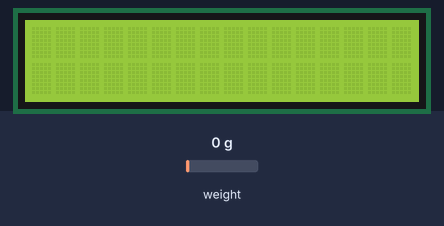
This sketch was run on a simulated Arduino Uno, built with avr-gcc and run on an emulated ATmega328P. Shown: 16×2 character LCD. The test bench sets the inputs (shaded band); at power-on: weight on the scale 0 g. What the sketch prints to the serial monitor is not drawn.

Above: at 3.7 s.
3.8 s: weight on the scale set to 2 g
At 5.5 s:
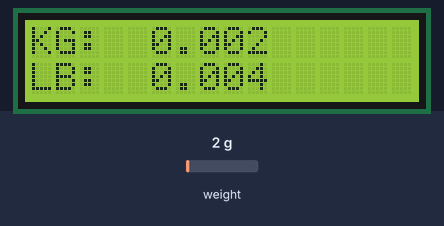
5.8 s: weight on the scale set to 100 g
At 7.9 s:
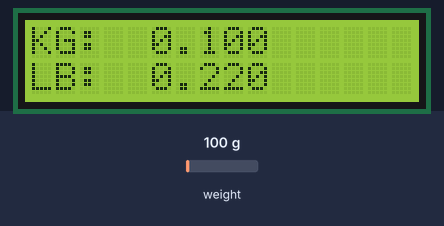
8.2 s: weight on the scale set to 1250 g
At 9.5 s:
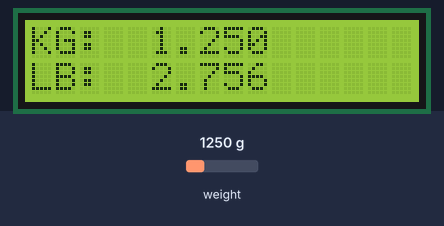
Timing chart, 0 to 11.2 s (numbered marks = the images above; inputs shaded):
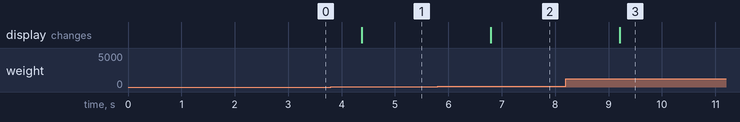

The sketch:

Weight_sensor.ino
```cpp
#include <LiquidCrystal.h>
#include "HX711.h"

#define LOADCELL_DOUT_PIN 4
#define LOADCELL_SCK_PIN 5
HX711 scale;
float calibration_factor = -7050;

// initialize the library with the numbers of the interface pins
LiquidCrystal lcd(12, 11, 10, 9, 8, 7);
bool state = false;
double limit = 40;
double previous = 0;


void setup() {
  // set up the LCD's number of columns and rows:
  lcd.begin(16, 2);
  Serial.begin(9600);
  scale.begin( LOADCELL_DOUT_PIN,LOADCELL_SCK_PIN);
  scale.set_scale(calibration_factor);
  scale.tare();

  long zero_factor = scale.read_average();
  Serial.print(" zero factor: ");
  Serial.print(zero_factor);
  delay(500);

}

void loop() {
  double KG = scale.get_units();
  Serial.print("Force sensor reading = ");
  Serial.println(KG,3); // print the raw analog reading

  delay(500);

  if (KG <= limit && KG>0){
    if(!state){
      lcd.clear();
      state = true;
    }
    if(KG!=previous){
      lcd.clear();
      previous = KG;
    }
    double LBs = KG * 2.205;
    String KGformatted =  String(KG, 3);
    String LBsformatted = String(LBs,3);

    //Print KG
    lcd.setCursor(0, 0);
    lcd.print("KG:  ");
    lcd.println(KGformatted);
    //Print LB
    lcd.setCursor(0, 1);
    lcd.print("LB:  ");
    lcd.print(LBsformatted);
  }
  else if(KG>limit){
    if(state){
      lcd.clear();
      state = false;
    }
    lcd.setCursor(0, 0);
    lcd.print("KG:  ");
    lcd.print("More than 40KG");
    lcd.setCursor(0, 1);
    lcd.print("LB:  ");
  }
  //KG resets

}
```

Measured:
- the behaviour switches between 0 and 1 g on weight on the scale (found by bisection; images 0 and 1)
- after the input at 3.8 s, the display: changes after 0.57 s (image 1)
- after the input at 5.8 s, the display: changes after 0.99 s (image 2)
- after the input at 8.2 s, the display: changes after 1.0 s (image 3)
